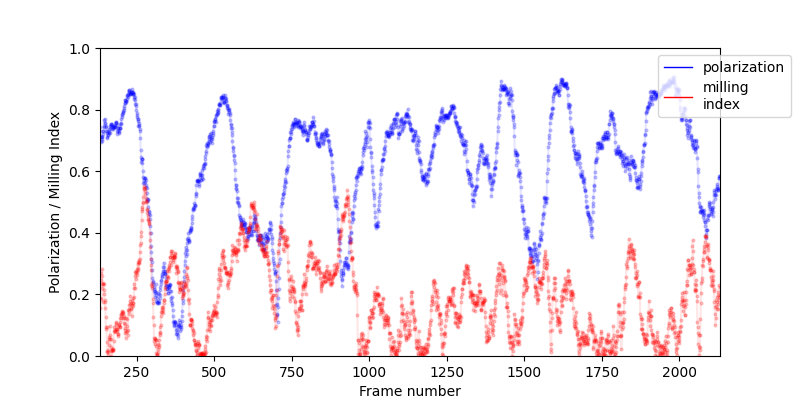

Python code for this plot:
"""Headercomment here"""
# Get path to simulation file.
import sys
import os
root_folder = os.path.dirname(os.path.dirname(os.path.abspath(__file__)))
sys.path.append(root_folder)
from boids_hunteradams import BoidsVisualizer, Predator
#import matplotlib.pyplot as plt
#import time
import numpy as np

current_dir = root_folder + '/figure_scripts/'
save_path = current_dir + 'validate_simulation.png'
HEIGHT = 400
WIDTH = 400
DURATION = 1000

def cmd1(visualizer):
    """Make tank small and make fish look same direction to enforce schooling."""
    visualizer.sim.width=80
    visualizer.sim.height=80
    visualizer.sim.margin=10
    visualizer.resize()
    visualizer.sim.matching_factor = 1


def cmd1_undo(visualizer):
    """Go back to default values and (hopefully) fish will all be schooling."""
    visualizer.sim.width=WIDTH
    visualizer.sim.height=HEIGHT
    visualizer.sim.margin=80
    visualizer.resize()
    visualizer.sim.matching_factor = 0.05 #0.05
    visualizer.sim.maxspeed = 3
    visualizer.sim.minspeed = 2
    visualizer.sim.turn_factor = 0.3
    visualizer.sim.max_turn = 0.3


def open_stats(visualizer):
    pass

if __name__ == "__main__":
    fake_image = [[40]]
    repetitions = 5
    results = []

    # Create visualizer (does NOT block)
    seed = 123
    print(f"Running seed: {seed}... ", end='')
    visualizer = BoidsVisualizer(num_boids=250, num_preds=0, width=WIDTH, height=HEIGHT, seed=seed, pause_after=2)
    visualizer.delay=1

    print(f"Enforcing schooling behavior... ", end='')
    cmd1(visualizer)
    visualizer.resume(pause_after=25)

    print("Resetting tank size... ", end="")
    cmd1_undo(visualizer)
    visualizer.resume(pause_after=10)

    visualizer.toggle_stats()
    visualizer.stat_xrange = DURATION
    visualizer.stats.resize()
    visualizer.resume(DURATION)
    visualizer.stats.fig.savefig(save_path)
    visualizer.close()
    #visualizer = None
    print(f"Saved file to {save_path}")
